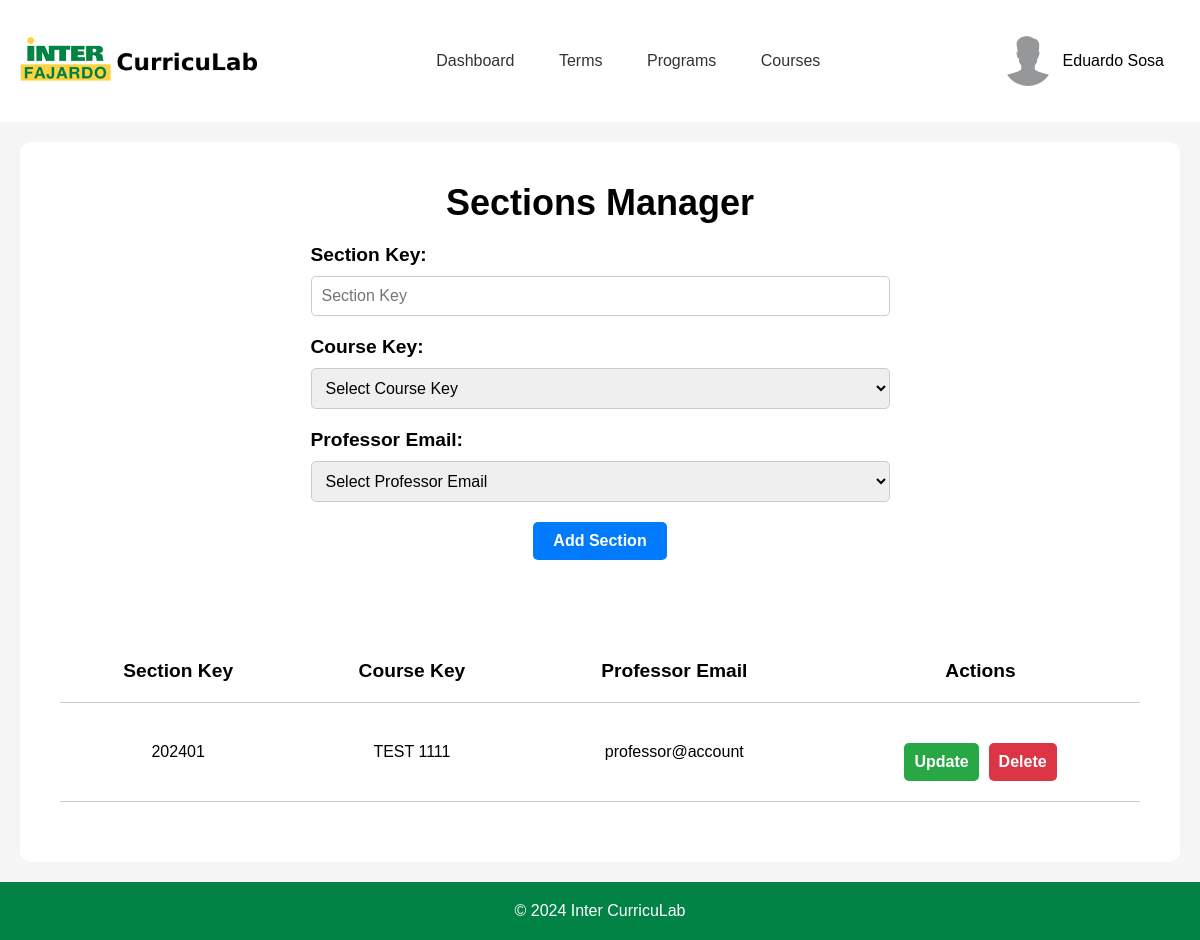
The page /templates/adminPages/adminSection.php (signed in) on the database its author committed.
### tables this page shows
CREATE TABLE "section" (
	"SectionID"	INTEGER NOT NULL UNIQUE,
	"SectionKey"	TEXT,
	"CourseKey"	TEXT,
	"ProfessorEmail"	TEXT,
	PRIMARY KEY("SectionID" AUTOINCREMENT)
);

### templates/adminPages/adminSection.php (the view, shortened to what this page needs)
<?php
$config = require_once '../../backend/php/config.php';
if (!isset($_SESSION['email'])) {
    header('Location: ../index.php');
    exit;
} else {
    if ($config['db']['type'] === 'sqlite') {
        $db = new SQLite3($config['db']['sqlite']['path']);
    } elseif ($config['db']['type'] === 'mysql') {
        $dsn = "mysql:host={$config['db']['mysql']['host']};dbname={$config['db']['mysql']['dbname']}";
        $db = new PDO($dsn, $config['db']['mysql']['username'], $config['db']['mysql']['password']);
    }
    $stmt = $db->prepare('SELECT * FROM section');
    $result = $stmt->execute();
    $sections = $result->fetchArray(SQLITE3_ASSOC);
    $sections = [];
    if (isset($_POST['sort'])) {
        $sections = sortTable();
    } else {
        $stmt = $db->prepare('SELECT * FROM section');
        $result = $stmt->execute();
        $sections = fetchAllRows($result);
    }
}
function fetchAllRows($result) {
    $rows = [];
    while ($row = $result->fetchArray(SQLITE3_ASSOC)) {
        $rows[] = $row;
    }
    return $rows;
}
?>
<!DOCTYPE html>
<html lang="en">
<head>
    <link rel="stylesheet" href="../../static/css/headerFooter.css">
    <link rel="stylesheet" href="../../static/css/adminSection.css">
</head>
<body>
    <div id="headerNav">
        <div class="logo">
            <a href="adminDashboard.php">
                <img src="../../static/img/inter-logo-full.png" alt="Inter CurricuLab">
            </a>
        </div>
        <nav>
            <a href="adminDashboard.php">Dashboard</a>
            <a href="adminTerms.php">Terms</a>
            <a href="adminPrograms.php">Programs</a>
            <div class="dropdown">
                <a href="adminCourses.php">Courses</a>
            </div>
        </nav>
        <div class="userBox">
            <button onclick="myFunction()" class="userDropdownButton">
                <img src="../../static/img/userProfile.jpg" alt="User" >
                <?php
                echo $_SESSION['firstName'] . ' ' . $_SESSION['lastName'];
                ?>
            </button>
        </div>
    </div>
    <div id="container">
        <div class="container-upperBox">
            <div class="sectionsForm">
                <div class="header">
                    <h2>Sections Manager</h2>
                </div>
                <div class="form-container">
                    <form method="POST">
                        <div class="inputBox">
                            <label for="sectionKey">Section Key:</label>
                            <input type="text" name="sectionKey" id="sectionKey" placeholder="Section Key" required>
                        </div>
                        <div class="inputBox">
                            <label for="courseKey">Course Key:</label>
                            <select name="courseKey" id="courseKey">
                                <option value="" hidden="hidden" selected>Select Course Key</option>
                            </select>
                        </div>
                        <div class="inputBox">
                            <label for="professorEmail">Professor Email:</label>
                            <select name="professorEmail" id="professorEmail">
                                <option value="" hidden="hidden" selected>Select Professor Email</option>
                            </select>
                        </div>
                        <div class="inputBox">
                            <button type="submit">Add Section</button>
                        </div>
                    </form>
                </div>
            </div>
            <div class="sectionsTable">
                <table>
                    <tr>
                        <th>
                            <form method="POST">
                                <button type="submit" name="sort" value="SectionKey">Section Key</button>
                            </form>
                        </th>
                        <th>
                            <form method="POST">
                                <button type="submit" name="sort" value="CourseKey">Course Key</button>
                            </form>
                        </th>
                        <th>
                            <form method="POST">
                                <button type="submit" name="sort" value="ProfessorEmail">Professor Email</button>
                            </form>
                        </th>
                        <th>Actions</th>
                    </tr>
                    <?php
                    foreach ($sections as $row) {
                        echo '<tr>';
                        echo '<td>' . htmlspecialchars($row['SectionKey'] ?? '') . '</td>';
                        echo '<td>' . htmlspecialchars($row['CourseKey'] ?? '') . '</td>';
                        echo '<td>' . htmlspecialchars($row['ProfessorEmail'] ?? '') . '</td>';
                        echo '<td>';
                        ?>
                        <div class="actionButtons">
                            <button class="updateButton">Update</button>
                            <form method="POST">
                                <button class="deleteButton" type="submit">Delete</button>
                            </form>
                        </div>
                        <?php
                        echo '</td>';
                        echo '</tr>';
                    }
                    ?>
                </table>
            </div>
        </div>
    </div>
    <footer>
        <p>&copy; 2024 Inter CurricuLab</p>
    </footer>
</body>
</html>

### static/css/headerFooter.css (style rules this page uses)
* { margin: 0; padding: 0; box-sizing: border-box; font-family: 'Poppins', sans-serif; }
body { display: flex; flex-direction: column; min-height: 100vh; }
#headerNav { display: flex; justify-content: space-between; align-items: center; }
.logo { margin: 20px; }
.logo img { width: 250px; }
nav a { padding: 20px; text-decoration: none; color: #333; border-radius: 5px; }
.userBox { margin: 20px; }
.userDropdownButton { padding: 16px; font-size: 16px; border: none; cursor: pointer; background-color: transparent; border-radius: 5px; }
.userBox { position: relative; display: inline-block; }
.userBox img { width: 50px; height: 50px; border-radius: 50%; margin-right: 10px; }
.userDropdownButton img { pointer-events: none; }
.userBox button { display: flex; align-items: center; justify-content: center; }
.dropdown { position: relative; display: inline-block; }
footer { background-color: #008345; color: white; text-align: center; padding: 20px; margin-top: auto; }

### static/css/adminSection.css (style rules this page uses)
#container { display: flex; flex-direction: column; background-color: #f5f5f5; flex-grow: 1; }
.container-upperBox { display: flex; flex-direction: column; align-items: center; background-color: white; margin: 20px; padding: 20px; border-radius: 10px; flex-grow: 1; }
.sectionsForm { display: flex; flex-direction: column; align-items: center; width: 100%; margin: 20px 0; }
.sectionsForm .header { font-size: 1.5em; font-weight: bold; margin-bottom: 20px; }
.sectionsForm .inputBox:not(:last-child) { display: flex; flex-direction: column; width: 100%; margin-bottom: 20px; }
.sectionsForm .inputBox:last-child { display: flex; justify-content: center; align-items: center; width: 100%; margin-bottom: 20px; }
.sectionsForm .inputBox label { font-size: 1.2em; font-weight: bold; margin-bottom: 10px; }
.sectionsForm .inputBox input, .sectionsForm .inputBox select, .sectionsForm .inputBox textarea { width: 100%; padding: 10px; margin-right: 350px; font-size: 1em; border-radius: 5px; border: 1px solid #ccc; }
.sectionsForm .inputBox button { padding: 10px 20px; font-size: 1em; font-weight: bold; color: white; background-color: #007bff; border: none; border-radius: 5px; cursor: pointer; }
.sectionsTable { display: flex; flex-direction: column; align-items: center; background-color: white; margin: 20px; padding: 20px; border-radius: 10px; flex-grow: 1; width: 100%; }
.sectionsTable table { width: 100%; border-collapse: collapse; }
.sectionsTable table th { padding: 20px; text-align: center; border-bottom: 1px solid #ccc; font-size: 1.2em; }
.sectionsTable table th button { font-size: 1em; font-weight: bold; background-color: transparent; border: none; border-radius: 5px; cursor: pointer; }
.sectionsTable table td { padding: 20px; border-bottom: 1px solid #ccc; text-align: center; }
.actionButtons { display: flex; justify-content: center; align-items: center; width: 100%; margin-top: 20px; }
.updateButton { padding: 10px 10px; margin: 0 5px; font-size: 1em; font-weight: bold; color: white; background-color: #28a745; border: none; border-radius: 5px; cursor: pointer; }
.deleteButton { padding: 10px 10px; margin: 0 5px; font-size: 1em; font-weight: bold; color: white; background-color: #dc3545; border: none; border-radius: 5px; cursor: pointer; }

### rows shown on the page
section: SectionKey "202401", CourseKey "TEST 1111", ProfessorEmail "professor@account"

### other values the page prints
$_SESSION['firstName'] "Eduardo"
$_SESSION['lastName'] "Sosa"
